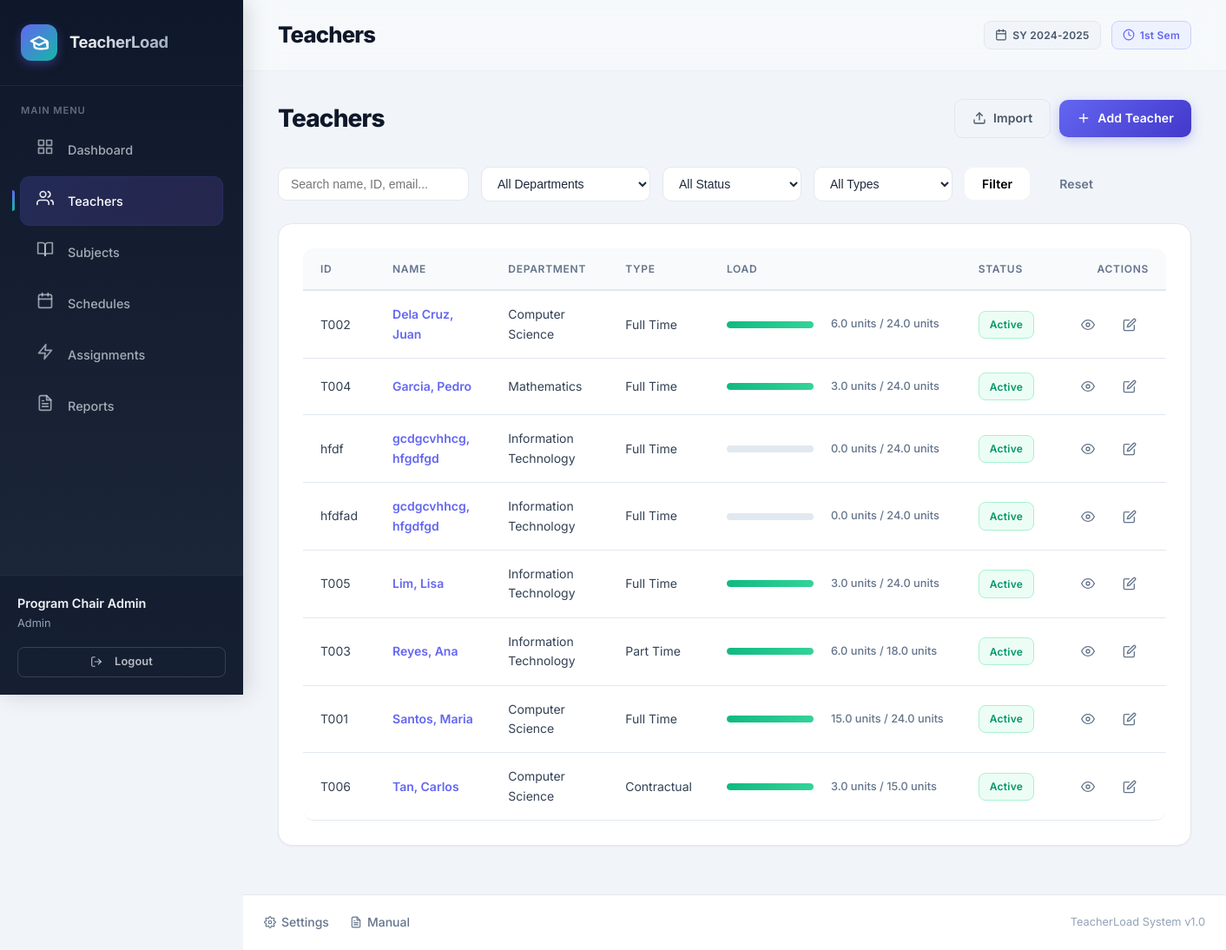
Page /modules/teachers/index.php (signed in) on the committed database.
### tables this page shows
CREATE TABLE `teachers` (
  `id` int(11) NOT NULL,
  `employee_id` varchar(20) NOT NULL,
  `first_name` varchar(50) NOT NULL,
  `last_name` varchar(50) NOT NULL,
  `email` varchar(100) DEFAULT NULL,
  `phone` varchar(20) DEFAULT NULL,
  `department` varchar(50) DEFAULT NULL,
  `max_units` decimal(4,1) DEFAULT 24.0,
  `min_units` decimal(4,1) DEFAULT 12.0,
  `employment_type` enum('full_time','part_time','contractual') DEFAULT 'full_time',
  `status` enum('active','inactive','on_leave') DEFAULT 'active',
  `created_at` timestamp NOT NULL DEFAULT current_timestamp(),
  `updated_at` timestamp NOT NULL DEFAULT current_timestamp() ON UPDATE current_timestamp()
);

### config/database.php (called while the page is built, shortened)
<?php
class Database {
    private static ?PDO $instance = null;
    public static function getInstance(): PDO {
        if (self::$instance === null) {
            $host = 'localhost';
            $db   = 'teacher_load_system';
            $user = 'root';
            $pass = '';
            $charset = 'utf8mb4';
            $dsn = "mysql:host=$host;dbname=$db;charset=$charset";
            $options = [
                PDO::ATTR_ERRMODE            => PDO::ERRMODE_EXCEPTION,
                PDO::ATTR_DEFAULT_FETCH_MODE => PDO::FETCH_ASSOC,
                PDO::ATTR_EMULATE_PREPARES   => true,
            ];
            try {
                self::$instance = new PDO($dsn, $user, $pass, $options);
            } catch (\PDOException $e) {
                error_log("DB Connection failed: " . $e->getMessage());
                throw new \PDOException($e->getMessage(), (int)$e->getCode());
            }
        }
        return self::$instance;
    }
}

### models/Teacher.php (called while the page is built, shortened)
<?php
require_once __DIR__ . '/../config/database.php';
class Teacher {
    private PDO $db;
    public function __construct() {
        $this->db = Database::getInstance();
    }
    public function getAll(array $filters = [], int $page = 1, int $perPage = ITEMS_PER_PAGE): array {
        $where = ['1=1'];
        $params = [];
        $whereSql = implode(' AND ', $where);
        $countStmt = $this->db->prepare("SELECT COUNT(*) FROM teachers WHERE $whereSql");
        $countStmt->execute($params);
        $total = (int)$countStmt->fetchColumn();
        $offset = ($page - 1) * $perPage;
        $stmt = $this->db->prepare("SELECT * FROM teachers WHERE $whereSql ORDER BY last_name, first_name LIMIT :limit OFFSET :offset");
        $stmt->bindValue(':limit', $perPage, PDO::PARAM_INT);
        $stmt->bindValue(':offset', $offset, PDO::PARAM_INT);
        $stmt->execute();
        $teachers = $stmt->fetchAll();
        foreach ($teachers as &$t) {
            $t['expertise'] = $this->getExpertise($t['id']);
            $t['availability'] = $this->getAvailability($t['id']);
            $t['current_load'] = $this->getCurrentLoad($t['id']);
        }
        return [
            'data' => $teachers,
            'total' => $total,
            'page' => $page,
            'perPage' => $perPage,
            'totalPages' => (int)ceil($total / $perPage)
        ];
    }
    public function getExpertise(int $teacherId): array {
        $stmt = $this->db->prepare("SELECT * FROM teacher_expertise WHERE teacher_id = ? ORDER BY proficiency_level, subject_area");
        $stmt->execute([$teacherId]);
        return $stmt->fetchAll();
    }
    public function getAvailability(int $teacherId): array {
        $stmt = $this->db->prepare("SELECT * FROM teacher_availability WHERE teacher_id = ? ORDER BY FIELD(day_of_week,'Mon','Tue','Wed','Thu','Fri','Sat','Sun'), start_time");
        $stmt->execute([$teacherId]);
        return $stmt->fetchAll();
    }
    public function getCurrentLoad(int $teacherId): float {
        $stmt = $this->db->prepare("
            SELECT COALESCE(SUM(s.units), 0) as total
            FROM assignments a
            JOIN schedules sch ON a.schedule_id = sch.id
            JOIN subjects s ON sch.subject_id = s.id
            WHERE a.teacher_id = ? AND a.status = 'active'
        ");
        $stmt->execute([$teacherId]);
        return (float)$stmt->fetchColumn();
    }
}

### includes/functions.php (called while the page is built, shortened)
<?php
function formatUnits($units) {
    return number_format($units, 1) . ' units';
}

### modules/teachers/index.php (the view, shortened to what this page needs)
<?php
require_once __DIR__ . '/../../includes/functions.php';
require_once __DIR__ . '/../../models/Teacher.php';
$teacherModel = new Teacher();
$filters = [
    'search' => $_GET['search'] ?? '',
    'department' => $_GET['department'] ?? '',
    'status' => $_GET['status'] ?? '',
    'employment_type' => $_GET['employment_type'] ?? ''
];
$page = max(1, (int)($_GET['page'] ?? 1));
$result = $teacherModel->getAll($filters, $page);
$teachers = $result['data'];
require __DIR__ . '/../../includes/header.php';
?>
<div class="page-toolbar">
    <h2>Teachers</h2>
    <div class="toolbar-actions">
        <a href="<?= BASE_URL ?>/modules/teachers/import.php" class="btn btn-outline">
            <svg width="16" height="16" viewBox="0 0 24 24" fill="none" stroke="currentColor" stroke-width="2" stroke-linecap="round" stroke-linejoin="round"><path d="M21 15v4a2 2 0 0 1-2 2H5a2 2 0 0 1-2-2v-4"/><polyline points="17 8 12 3 7 8"/><line x1="12" y1="3" x2="12" y2="15"/></svg>
            Import
        </a>
        <a href="<?= BASE_URL ?>/modules/teachers/create.php" class="btn btn-primary">
            <svg width="16" height="16" viewBox="0 0 24 24" fill="none" stroke="currentColor" stroke-width="2" stroke-linecap="round" stroke-linejoin="round"><line x1="12" y1="5" x2="12" y2="19"/><line x1="5" y1="12" x2="19" y2="12"/></svg>
            Add Teacher
        </a>
    </div>
</div>
<div class="filter-bar">
    <form method="GET" class="filter-form">
        <input type="text" name="search" placeholder="Search name, ID, email..."
               value="<?= htmlspecialchars($filters['search']) ?>" class="filter-input">
        <select name="department" class="filter-select">
            <option value="">All Departments</option>
        </select>
        <select name="status" class="filter-select">
            <option value="">All Status</option>
        </select>
        <select name="employment_type" class="filter-select">
            <option value="">All Types</option>
        </select>
        <button type="submit" class="btn btn-secondary">Filter</button>
        <a href="<?= BASE_URL ?>/modules/teachers/" class="btn btn-ghost">Reset</a>
    </form>
</div>
<div class="card">
    <div class="table-responsive">
        <table class="data-table">
            <thead>
                <tr>
                    <th>ID</th>
                    <th>Name</th>
                    <th>Department</th>
                    <th>Type</th>
                    <th>Load</th>
                    <th>Status</th>
                    <th class="actions">Actions</th>
                </tr>
            </thead>
            <tbody>
                <?php if (empty($teachers)): ?>
                    <tr>
                        <td colspan="7" class="empty-cell">No teachers found.</td>
                    </tr>
                <?php else: ?>
                    <?php foreach ($teachers as $t): ?>
                        <tr>
                            <td><?= htmlspecialchars($t['employee_id']) ?></td>
                            <td>
                                <a href="<?= BASE_URL ?>/modules/teachers/view.php?id=<?= $t['id'] ?>" class="link-primary">
                                    <?= htmlspecialchars($t['last_name'] . ', ' . $t['first_name']) ?>
                                </a>
                            </td>
                            <td><?= htmlspecialchars($t['department'] ?? '—') ?></td>
                            <td><?= ucwords(str_replace('_', ' ', $t['employment_type'])) ?></td>
                            <td>
                                <div class="load-indicator">
                                    <?php
                                    $pct = $t['max_units'] > 0 ? ($t['current_load'] / $t['max_units']) * 100 : 0;
                                    $barClass = $pct > 100 ? 'danger' : ($pct > 85 ? 'warning' : 'success');
                                    ?>
                                    <div class="load-bar">
                                        <div class="load-fill load-<?= $barClass ?>" style="width:<?= min(100, $pct) ?>"></div>
                                    </div>
                                    <span class="load-text"><?= formatUnits($t['current_load']) ?> / <?= formatUnits($t['max_units']) ?></span>
                                </div>
                            </td>
                            <td>
                                <span class="badge badge-<?= $t['status'] === 'active' ? 'success' : ($t['status'] === 'on_leave' ? 'warning' : 'secondary') ?>">
                                    <?= ucwords(str_replace('_', ' ', $t['status'])) ?>
                                </span>
                            </td>
                            <td class="actions">
                                <a href="<?= BASE_URL ?>/modules/teachers/view.php?id=<?= $t['id'] ?>" class="btn btn-sm btn-ghost" title="View">
                                    <svg width="16" height="16" viewBox="0 0 24 24" fill="none" stroke="currentColor" stroke-width="2" stroke-linecap="round" stroke-linejoin="round"><path d="M1 12s4-8 11-8 11 8 11 8-4 8-11 8-11-8-11-8z"/><circle cx="12" cy="12" r="3"/></svg>
                                </a>
                                <a href="<?= BASE_URL ?>/modules/teachers/edit.php?id=<?= $t['id'] ?>" class="btn btn-sm btn-ghost" title="Edit">
                                    <svg width="16" height="16" viewBox="0 0 24 24" fill="none" stroke="currentColor" stroke-width="2" stroke-linecap="round" stroke-linejoin="round"><path d="M11 4H4a2 2 0 0 0-2 2v14a2 2 0 0 0 2 2h14a2 2 0 0 0 2-2v-7"/><path d="M18.5 2.5a2.121 2.121 0 0 1 3 3L12 15l-4 1 1-4 9.5-9.5z"/></svg>
                                </a>
                            </td>
                        </tr>
                    <?php endforeach; ?>
                <?php endif; ?>
            </tbody>
        </table>
    </div>
</div>
<?php require __DIR__ . '/../../includes/footer.php'; ?>

### assets/css/main.css (style rules this page uses)
:root { --primary-50:#eef2ff;--primary-100:#e0e7ff;--primary-200:#c7d2fe;--primary-300:#a5b4fc;--primary-400:#818cf8;--primary-500:#6366f1;--primary-600:#4f46e5;--primary-700:#4338ca;--primary-800:#3730a3;--primary-900:#312e81;--accent-500:#14b8a6;--accent-600:#0d9488;--slate-50:#f8fafc;--slate-100:#f1f5f9;--slate-200:#e2e8f0;--slate-300:#cbd5e1;--slate-400:#94a3b8;--slate-500:#64748b;--slate-600:#475569;--slate-700:#334155;--slate-800:#1e293b;--slate-900:#0f172a;--success:#10b981;--success-light:#d1fae5;--warning:#f59e0b;--warning-light:#fef3c7;--danger:#ef4444;--danger-light:#fee2e2;--info:#0ea5e9;--info-light:#e0f2fe;--bg-body:#f1f5f9;--bg-card:#fff;--bg-sidebar:#0f172a;--bg-sidebar-hover:rgba(255,255,255,0.06);--bg-sidebar-active:rgba(99,102,241,0.18);--border-light:#e2e8f0;--border-medium:#cbd5e1;--shadow-sm:0 1px 2px 0 rgb(0 0 0 / 0.05);--shadow-md:0 4px 6px -1px rgb(0 0 0 / 0.07),0 2px 4px -2px rgb(0 0 0 / 0.05);--shadow-lg:0 10px 15px -3px rgb(0 0 0 / 0.08),0 4px 6px -4px rgb(0 0 0 / 0.04);--shadow-glow:0 0 0 3px rgba(99,102,241,0.15);--font-sans:'Inter',-apple-system,BlinkMacSystemFont,'Segoe UI',Roboto,sans-serif;--radius-sm:8px;--radius-md:10px;--radius-lg:14px;--radius-xl:20px;--primary:var(--primary-500);--primary-dark:var(--primary-700);--accent:var(--accent-500);--gray-50:var(--slate-50);--gray-100:var(--slate-100);--gray-300:var(--slate-300);--gray-400:var(--slate-400);--gray-500:var(--slate-500);--gray-600:var(--slate-600);--gray-700:var(--slate-700);--gray-800:var(--slate-800);--gray-900:var(--slate-900);--surface:#fff;--border:var(--slate-200);--bg-primary:var(--slate-100) }
* { box-sizing:border-box;margin:0;padding:0 }
html { scroll-behavior:smooth }
body { font-family:var(--font-sans);background:var(--bg-body);color:var(--slate-800);line-height:1.6;-webkit-font-smoothing:antialiased }
.btn { padding:0.65rem 1.25rem;border:2px solid transparent;border-radius:var(--radius-md);font-size:0.875rem;font-family:var(--font-sans);font-weight:600;cursor:pointer;transition:all 0.2s;text-decoration:none;display:inline-flex;align-items:center;justify-content:center;gap:0.4rem;white-space:nowrap }
.btn-primary { background:#fff;color:#000;border-color:var(--primary-500) }
.btn-secondary { background:#fff;color:#000;border-color:var(--slate-400) }
.btn-outline { background:#fff;color:#000;border-color:var(--border-medium) }
.btn-ghost { background:transparent;color:#000;border-color:transparent }
.btn-sm { padding:0.4rem 0.75rem;font-size:0.8rem }
.badge { display:inline-flex;align-items:center;padding:0.25rem 0.6rem;border-radius:9999px;font-size:0.75rem;font-weight:600;white-space:nowrap }
.badge-success { background:var(--success-light);color:#065f46 }
.card { background:var(--bg-card);border-radius:var(--radius-lg);border:1px solid var(--border-light);box-shadow:var(--shadow-sm);overflow:hidden;margin-bottom:1.5rem }
.table-responsive { overflow-x:auto }
.data-table { width:100%;border-collapse:collapse;font-size:0.9rem }
.data-table th,.data-table td { padding:0.85rem 1rem;text-align:left;border-bottom:1px solid var(--border-light) }
.data-table th { font-weight:600;font-size:0.8rem;text-transform:uppercase;letter-spacing:0.04em;color:var(--slate-500);background:var(--slate-50) }
.data-table td.actions { white-space:nowrap;width:1% }
.page-toolbar { display:flex;align-items:center;justify-content:space-between;margin-bottom:1.25rem;gap:1rem }
.page-toolbar h2 { font-size:1.35rem;font-weight:700;color:var(--slate-900) }
.toolbar-actions { display:flex;align-items:center;gap:0.5rem }
.filter-bar { margin-bottom:1.25rem }
.filter-form { display:flex;flex-wrap:wrap;align-items:center;gap:0.5rem }
.filter-input,.filter-select { padding:0.55rem 0.75rem;border:1.5px solid var(--border-light);border-radius:var(--radius-md);font-size:0.875rem;color:var(--slate-800);background:#fff;min-width:160px }
.load-indicator { display:flex;align-items:center;gap:0.75rem }
.load-bar { width:80px;height:6px;background:var(--slate-200);border-radius:3px;overflow:hidden }
.load-fill { height:100%;border-radius:3px;transition:width 0.3s }
.load-success { background:var(--success) }
.load-text { font-size:0.8rem;color:var(--slate-500);font-weight:500;white-space:nowrap }
.link-primary { color:var(--primary-600);text-decoration:none;font-weight:600 }

### rows in the picture
teachers: employee "T002", last_name+first_name "Dela Cruz, Juan", department "Computer Science", employment_type "Full Time", current_load "6.0 units", max_units "24.0 units", status "Active"
teachers: employee "T004", last_name+first_name "Garcia, Pedro", department "Mathematics", employment_type "Full Time", current_load "3.0 units", max_units "24.0 units", status "Active"
teachers: employee "hfdf", last_name+first_name "gcdgcvhhcg, hfgdfgd", department "Information Technology", employment_type "Full Time", max_units "0.0 units", max_units "24.0 units", status "Active"
teachers: employee "hfdfad", last_name+first_name "gcdgcvhhcg, hfgdfgd", department "Information Technology", employment_type "Full Time", max_units "0.0 units", max_units "24.0 units", status "Active"
teachers: employee "T005", last_name+first_name "Lim, Lisa", department "Information Technology", employment_type "Full Time", current_load "3.0 units", max_units "24.0 units", status "Active"
teachers: employee "T003", last_name+first_name "Reyes, Ana", department "Information Technology", employment_type "Part Time", current_load "6.0 units", max_units "18.0 units", status "Active"
teachers: employee "T001", last_name+first_name "Santos, Maria", department "Computer Science", employment_type "Full Time", current_load "15.0 units", max_units "24.0 units", status "Active"
teachers: employee "T006", last_name+first_name "Tan, Carlos", department "Computer Science", employment_type "Contractual", current_load "3.0 units", max_units "15.0 units", status "Active"

### other values in the picture
$item['label'] "Dashboard"
$item['label'] "Teachers"
$item['label'] "Subjects"
$item['label'] "Schedules"
$item['label'] "Assignments"
$item['label'] "Reports"
$_SESSION['user_data']['full_name'] "Program Chair Admin"
$_SESSION['user_data']['role'] "Admin"
$pageTitle "Teachers"
$_SESSION['current_school_year'] "2024-2025"
$_SESSION['current_semester'] "1st"
